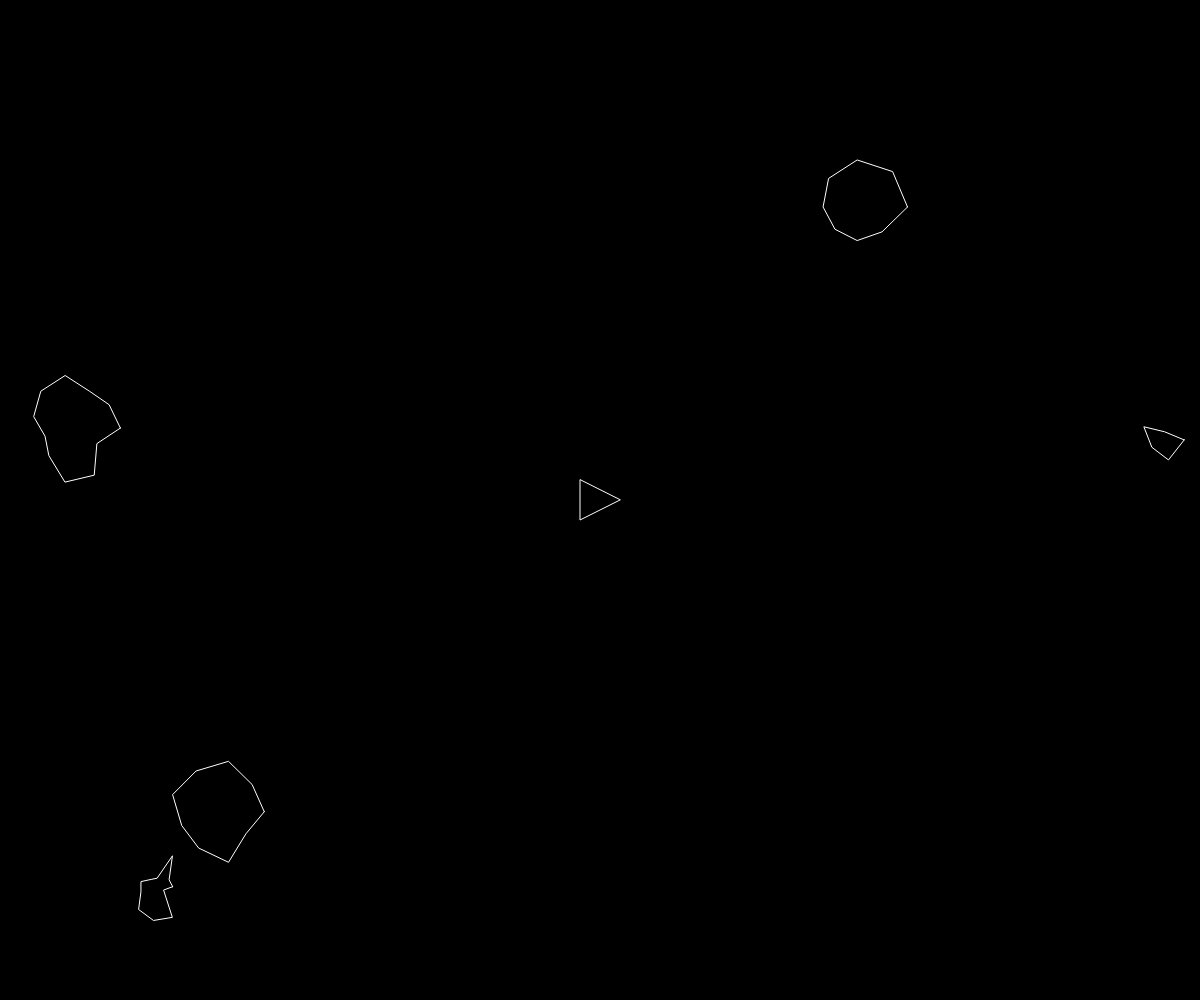
Frame 1 (no input)
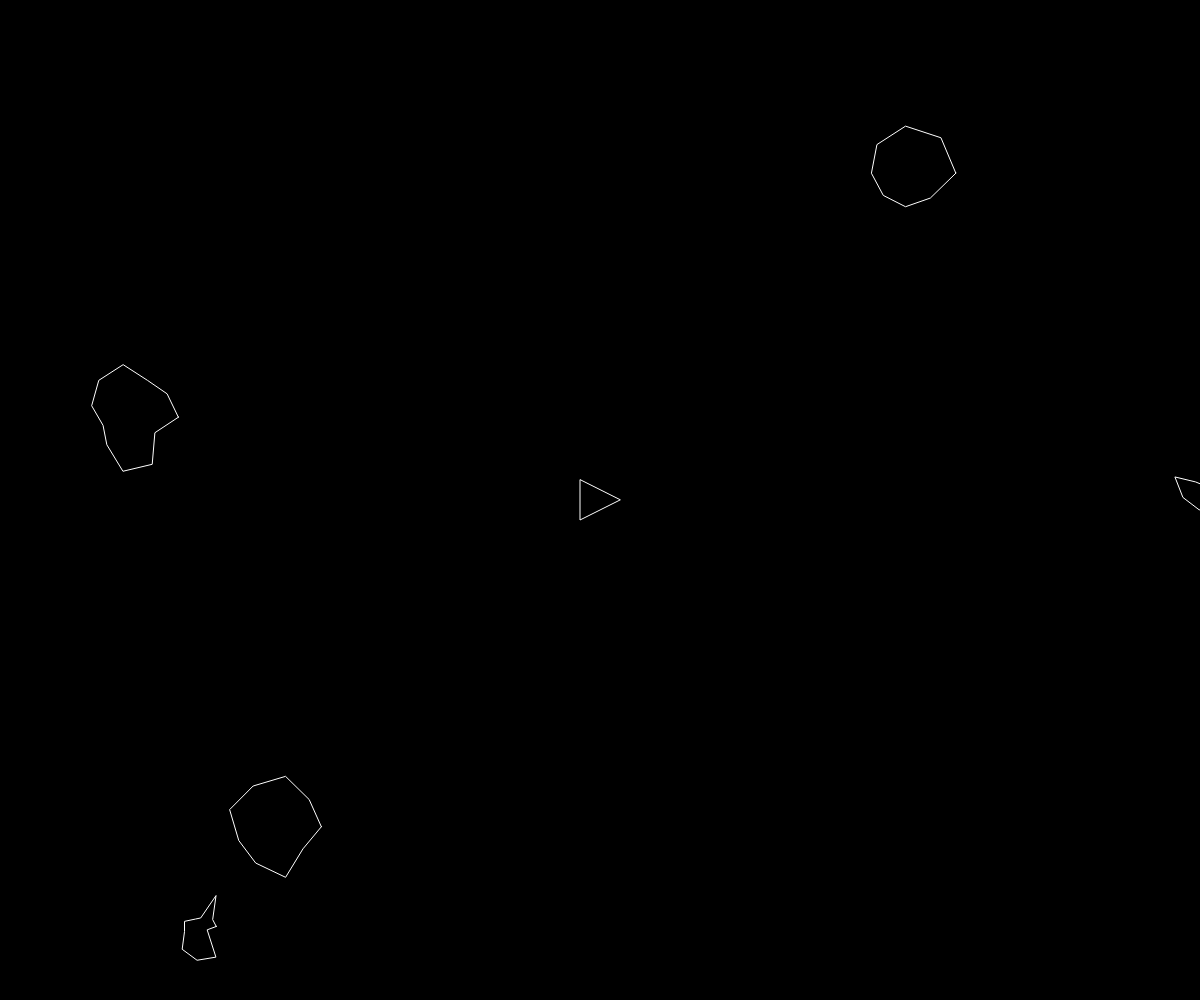
Frame 60 (no input)
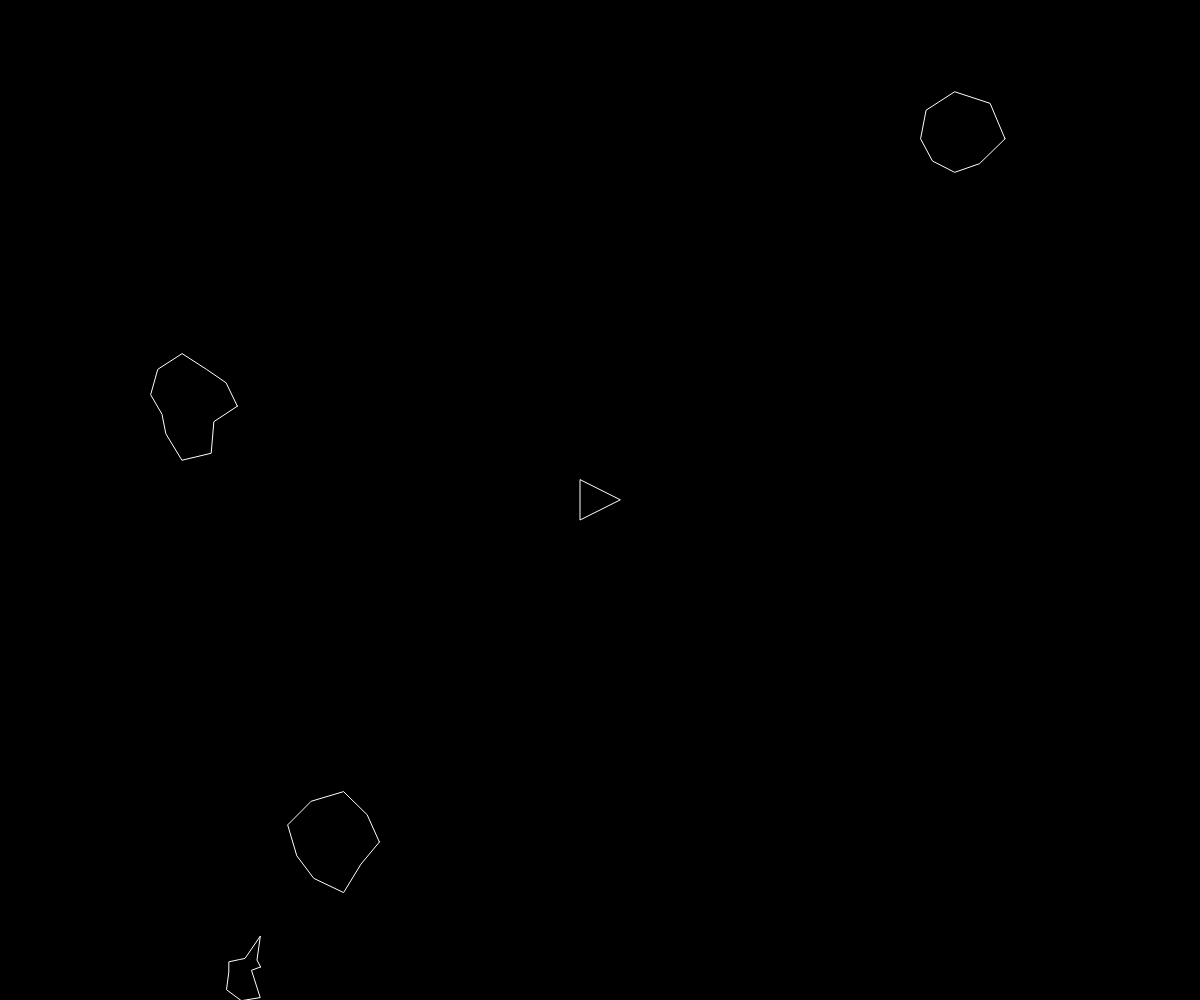
Frame 120 (the mouse pressed at the canvas centre since frame 60)

The p5.js sketch that drew these frames (run headless with seeded random() and noise() and a simulated clock; from frame 60 on, the mouse is pressed at the canvas centre):

// p5.js sketch
// ── sketch.js
var ship;
var asteroids = [];

function setup() {
  createCanvas(windowWidth, windowHeight);
  ship = new Ship();
  for (var i = 0; i < 5; i++) {
  asteroids.push(new Asteroid());
  }
}

function draw() {
  background(0);
  ship.render();
  ship.turn();
  ship.update();
  ship.edges();

  for (var i = 0; i < asteroids.length; i++) {
    asteroids[i].render();
    asteroids[i].update();
  }
}
function keyReleased() {
  ship.setRotation(0);
  ship.boosting(false);
}

function keyPressed() {
  if (keyCode == RIGHT_ARROW) {
    ship.setRotation(0.1);
  } else if (keyCode == LEFT_ARROW) {
    ship.setRotation(-0.1)
  } else if (keyCode == UP_ARROW) {
    ship.boosting(true);
  }

}

// ── asteroid.js
function Asteroid() {
    this.pos = createVector(random(width), random(height))
    this.vel = p5.Vector.random2D();
    this.r = random(15, 50);
    this.total = floor(random(5, 15));
    this.offset = [];
    for (var i = 0; i < this.total; i++) {
        this.offset[i] = random(-15, 15)
    }

    this.update = function() {
        this.pos.add(this.vel);
    }

    this.render = function(){
        push();
        stroke(255);
        noFill();
        translate(this.pos.x, this.pos.y);
        //ellipse(0,0, this.r*2)
        beginShape();
        for (var i = 0; i < this.total; i++) {
            var angle = map(i, 0, this.total, 0, TWO_PI);
            var r = this.r + this.offset[i]
            var x = r * cos(angle);
            var y = r * sin(angle); 
            vertex(x, y);
        }
        endShape(CLOSE);
        pop();
    }

}
// ── laser.js
function Laser(spos, angle) {
    this.pos = createVector(spos.x, spos.y);
    this.vel = p5.Vector.fromAngle(angle);
    this.vel.mult(10);

    this.update = function(){
        this.pos.add(this.vel);
    }
    this.render = function(){
        push();
        stroke(255);
        strokeWeight(4);
        point(this.pos.x, this.pos.y);
        pop();
    }

    this.hits = function(asteroid){
        var d = dist(this.pos.x, this.pos.y, asteroid.pos.x, asteroid.pos.y);
        if (d < asteroid.r) {
           return true;
        } else {
            return false;
        }
        
    }


}
 
// ── ship.js
function Ship() { // Her laver vi skibet som man spiller som.
  this.pos = createVector (width/2, height/2);
  this.r = 20;
  this.heading = 0;
  this.rotation = 0;
  this.vel = createVector(0,0)
  this.isBoosting = false;

  this.boosting = function(b) { // Denne del får spilleren til at bevæge sig frem ad.
    this.isBoosting = b;

  }

  this.update = function() { // Opdatere spillerens model
    if (this.isBoosting) {
      this.boost();
    }
    this.pos.add(this.vel);
    this.vel.mult(0.99);
  }

  this.boost = function() { // Fortæller hvor hurtigt spilleren skal booste, og får spilleren til at føle at de flyver rundt.
    var force = p5.Vector.fromAngle(this.heading); 
    force.mult(0.1)
    this.vel.add(force);
  }
  this.hits = function(asteroid) {
    var d = dist(this.pos.x, this.pos.y, asteroid.pos.x, asteroid.pos.y)
    if (d < this.r + asteroid.r){
      return true;
    } else {
      return false;
    }
  }


  this.render = function() {
    push();
    translate(this.pos.x, this.pos.y);
    rotate(this.heading + PI/2);
    fill(0);
    stroke(255)
    triangle (-this.r, this.r, this.r, this.r,0, -this.r)
    pop();
  }

  this.edges = function() {
    if (this.pos.x > width + this.r) {
        this.pos.x = -this.r;
    } else if (this.pos.x < -this.r) {
      this.pos.x = width + this.r;
    }
    if (this.pos.y > height + this.r) {
      this.pos.y = -this.r;
  } else if (this.pos.y < -this.r) {
    this.pos.y = height + this.r;
  }
  }

  this.setRotation = function(a) {
    this.rotation = a;
  }

  this.turn = function() {
    this.heading += this.rotation;

  }


}
